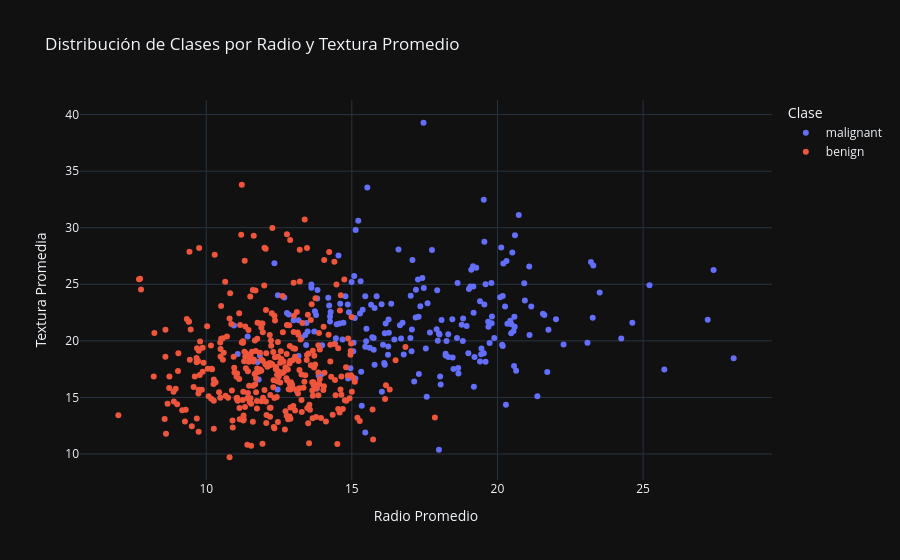

Notebook code cell kept with this figure:
### Markdown cell above
### Visualización Exploratoria
Usemos Plotly para visualizar la relación entre dos características importantes, `mean radius` y `mean texture`, y ver cómo se distribuyen las clases.

### Code cell
df_to_plot = df.copy()
df_to_plot['target'] = df_to_plot['target'].map({i: name for i, name in enumerate(data.target_names)})
print(df_to_plot.head())
fig = px.scatter(
    df_to_plot,
    x='mean radius', 
    y='mean texture', 
    color='target', 
    #color_continuous_scale='reds_r',
    title='Distribución de Clases por Radio y Textura Promedio',
    labels={'target': 'Clase', 'mean radius': 'Radio Promedio', 'mean texture': 'Textura Promedia'}
)
fig.show()

### Figure 1 — Plotly figure (JSON) as saved in the notebook; plotly's stock layout.template omitted (floating-point values rounded to 4 significant figures; data arrays with more than 128 entries replaced by an {"elided": "..."} marker saying what was removed)
{"data": [{"hovertemplate": "Clase=malignant<br>Radio Promedio=%{x}<br>Textura Promedia=%{y}<extra></extra>", "legendgroup": "malignant", "marker": {"color": "#636efa", "symbol": "circle"}, "mode": "markers", "name": "malignant", "orientation": "v", "showlegend": true, "x": {"elided": "212 float values"}, "xaxis": "x", "y": {"elided": "212 float values"}, "yaxis": "y", "type": "scatter"}, {"hovertemplate": "Clase=benign<br>Radio Promedio=%{x}<br>Textura Promedia=%{y}<extra></extra>", "legendgroup": "benign", "marker": {"color": "#EF553B", "symbol": "circle"}, "mode": "markers", "name": "benign", "orientation": "v", "showlegend": true, "x": {"elided": "357 float values"}, "xaxis": "x", "y": {"elided": "357 float values"}, "yaxis": "y", "type": "scatter"}], "layout": {"xaxis": {"anchor": "y", "domain": [0.0, 1.0], "title": {"text": "Radio Promedio"}}, "yaxis": {"anchor": "x", "domain": [0.0, 1.0], "title": {"text": "Textura Promedia"}}, "legend": {"title": {"text": "Clase"}, "tracegroupgap": 0}, "title": {"text": "Distribución de Clases por Radio y Textura Promedio"}}}
